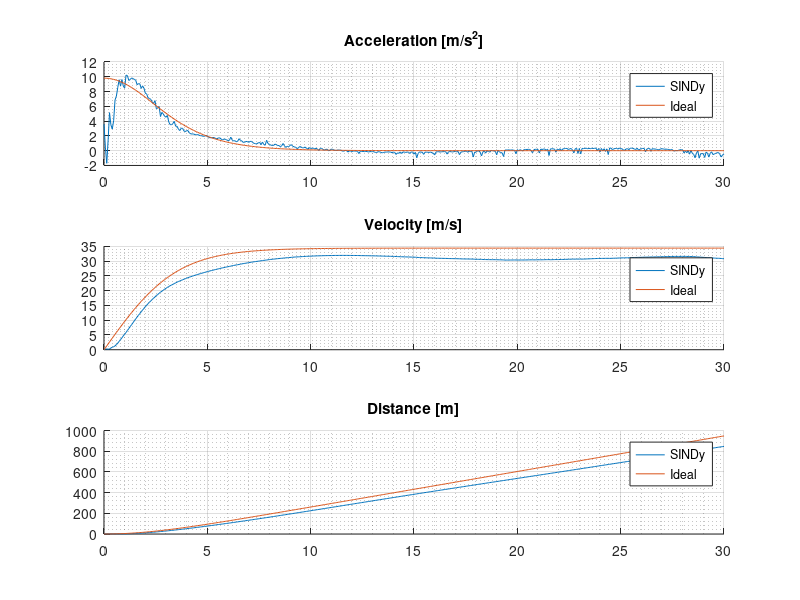

The MATLAB source for this figure:
clear;
%% Constants
g = 9.81; % [m/s^2]
m = 0.045359; % [kg]
dt = 1/15; % [s]
t = 0:dt:30; % [s]
v(1) = 0; % [m/s]
s(1) = 0; % [m]
Rho = 1.225; % [kg/m^3]
mu = 1.81e-5; % [Pa*s]
D = 0.021963 * 2; % [m] 
A = D^2 * pi() / 4; % [m^2]
Re(1) = 0;
Cd(1) = 0;

%% Equations
% F = m * a
% - Fd + (m * g) = m * a
% a = -Fd / m + (m * g) / m

% Fd = (1/2) * Rho * v^2 * Cd(Re) * A
% Re = (Rho * v * D) / mu

% a = -(1/2 * Rho * v^2 * Cd(Re) * A) / m + (m * g) / m

a(1) = (m * g) / m;


for i = 1 : length(t) - 1
    v(i+1) = v(i) + a(i) * dt;
    s(i+1) = s(i) + v(i) * dt;
    
    Re(i+1) = (Rho * v(i+1) * D) / mu;
    Cd(i+1) = 24/Re(i+1) ...
    + (2.6.*(Re(i+1)/5.0)) / (1 + (Re(i+1)/5.0).^1.52) ...
    + (0.411.*(Re(i+1)/(2.63e5))^(-7.94)) / (1 + (Re(i+1)/(2.63e5))^(-8.00)) ...
    + (0.25.*(Re(i+1)/10e6)) / (1 + (Re(i+1)/10e6));
    a(i+1) = -(1/2 * Rho * v(i+1)^2 * Cd(i+1) * A) / m + (m * g) / m;
end

%% SINDy

s_sim = s;

noise_level = 0.1;    
gauss = noise_level * randn(size(s_sim));

s_sim = s_sim + gauss;

v_sim = gradient(s_sim,t);
a_sim = gradient(v_sim,t);


for i = 1 : length(a)
    Theta(i,1:10) = [1, v_sim(i), s_sim(i), v_sim(i)*s_sim(i), v_sim(i)^2,...
    s_sim(i)^2, s_sim(i)^2*v_sim(i), s_sim(i)*v_sim(i)^2, s_sim(i)^3, v_sim(i)^3];
end

for i = 1 : length(s)
    x(i, 1) = s_sim(i);
    x(i, 2) = v_sim(i);
end

for i = 1 : length(v)
    x_der(i, 1) = v_sim(i);
    x_der(i, 2) = a_sim(i);
end

Xi= (Theta'*Theta)^-1 * Theta' * x_der(:, 2);

a_sindy = Theta * Xi;
v_sindy = 0;
s_sindy = 0;
for i = 1 : length(t) - 1
    v_sindy(i+1) = v_sindy(i) + a_sindy(i) * dt;
    s_sindy(i+1) = s_sindy(i) + v_sindy(i) * dt;
end

%% Plot
subplot(3,1,1);
title("Acceleration [m/s^2]")
hold on;
grid on;
grid minor;
plot(t, a_sindy, t, a);
legend("SINDy", "Ideal");
subplot(3,1,2);
title("Velocity [m/s]")
hold on;
grid on;
grid minor;
plot(t, v_sindy, t, v);
legend("SINDy", "Ideal");
subplot(3,1,3);
title("Distance [m]")
hold on;
grid on;
grid minor;
plot(t, s_sindy, t, s);
legend("SINDy", "Ideal");
